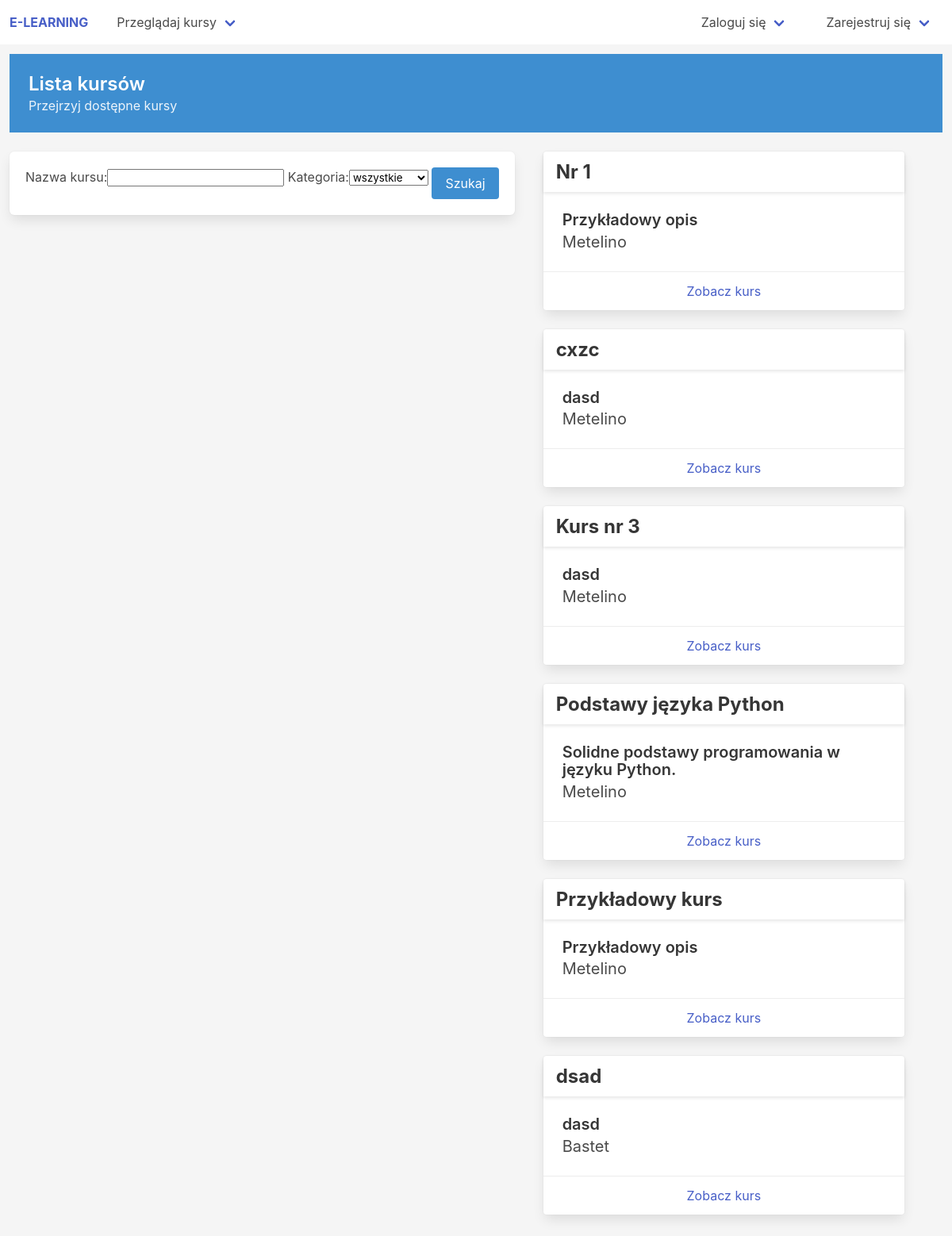
The page /courses/course-list/ on the database its author committed.
### courses/models.py (models this page shows, shortened)
class Course(models.Model):
    CATEGORIES = [
        ('other', 'inna'),
        ('infa', 'informatyka'),
        ('matma', 'matematyka'),
        ('fizyka', 'fizyka'),
        ('biologia', 'biologia'),
        ('chemia', 'chemia')
    ]
    name = models.CharField(max_length=100)
    author = models.ForeignKey(User, on_delete=models.CASCADE, related_name='author_courses')
    category = models.CharField(choices=CATEGORIES, default='other', max_length=100)
    desc = models.CharField(max_length=1000)
    slug = models.SlugField(allow_unicode=True, blank=True, unique=True, null=True)

### courses/views.py (the view, shortened to what this page needs)
# urls.py: path('course-list/', course_list, name='course_list'),
def course_list(request):
    courses = Course.objects.all()
    form = CourseSearchForm()
    return render(request, 'courses/course-list.html', {'courses':courses, 'form':form})

### courses/forms.py
class CourseSearchForm(forms.Form):
    CATEGORIES = [
        ('wszystkie', 'wszystkie'),
        ('other', 'inna'),
        ('infa', 'informatyka'),
        ('matma', 'matematyka'),
        ('fizyka', 'fizyka'),
        ('biologia', 'biologia'),
        ('chemia', 'chemia')
    ]
    name = forms.CharField(max_length=200, required=False, label='Nazwa kursu')
    category = forms.ChoiceField(choices=CATEGORIES, initial='wszystkie', label='Kategoria')

### templates/courses/course-list.html (shortened to what this page needs)
{% extends "base.html" %}
{% load static %}
{% load bulma_tags %}
{% block content %}
<section class="hero is-info is-small block">
    <div class="hero-body">
      <p class="title is-4">
        Lista kursów
      </p>
      <p class="subtitle is-6">
        Przejrzyj dostępne kursy
      </p>
    </div>
</section>
<div class='columns'>
    <div class='column is-narrow'>
      <form class='box' hx-target='#course-list' hx-swap='innerHTML' hx-post="{% url 'courses:course_list' %}">
        {{ form | bulma }}
        <input type='submit' class='button is-info' value='Szukaj'>
      </form>
    </div>
    <div class='column'>
      <div class='pl-3 pr-6' id='course-list'>
          {% include 'courses/__courses.html' %}
      </div>
    </div>
</div>
{% endblock %}

### templates/courses/__courses.html (shortened to what this page needs)
{% if courses %}
{% for kurs in courses %}
    <div class='card block scale-y-1' _='on del toggle .y-0 on me then settle then remove me'
    hx-target='this'>
        <div class='card-header'>
            <p class="card-header-title title is-4">
                {{ kurs.name }}
            </p>
        </div>
        <div class="card-content">
            <p class="title is-5">{{ kurs.desc }}</p>
            <p class="subtitle">{{ kurs.author }}</p>
        </div>
        <footer class="card-footer">
            {% if user == kurs.author %}
                <a class="card-footer-item" href="{% url 'courses:course_edit' course_slug=kurs.slug %}">Edytuj kurs</a>
                <a class="card-footer-item" hx-swap='none' hx-confirm="Czy napewno chcesz usunąć kurs?"
                    hx-delete="{% url 'courses:course_delete' course_slug=kurs.slug %}" href="#">
                    Usuń kurs
                </a>
            {% else %}
                <a class="card-footer-item" href="{% url 'courses:course_view' course_slug=kurs.slug %}">Zobacz kurs</a>
            {% endif %}
        </footer>
    </div>
{% endfor %}
{% else %}
    <h3 class='box title is-2 has-text-centered'>Brak kursów</h3>
{% endif %}

### static/css/style.css (style rules this page uses)
html, body { min-height : 100vh; }
body { box-sizing: border-box; margin : 0px; display : flex; flex-direction: column; align-items: stretch; justify-content: center; align-content: center; background : hsl(0, 0%, 96%); }

### static/css/anims.css (style rules this page uses)
.scale-y-1 { transform-origin: top; transition: transform 0.26s ease; transform: scaleY(1); }

### templates/base.html (style rules this page uses)
html, body { min-height : 100vh; }
body { color : black; box-sizing: border-box; margin : 0px; display : flex; flex-direction: column; align-items: stretch; justify-content: center; align-content: center; background : hsl(0, 0%, 96%); }

### rows shown on the page
Course: name "Nr 1", desc "Przykładowy opis", author "Metelino", shows "Zobacz kurs"
Course: name "cxzc", desc "dasd", author "Metelino", shows "Zobacz kurs"
Course: name "Kurs nr 3", desc "dasd", author "Metelino", shows "Zobacz kurs"
Course: name "Podstawy języka Python", desc "Solidne podstawy programowania w języku Python.", author "Metelino", shows "Zobacz kurs"
Course: name "Przykładowy kurs", desc "Przykładowy opis", author "Metelino", shows "Zobacz kurs"
Course: name "dsad", desc "dasd", author "Bastet", shows "Zobacz kurs"
